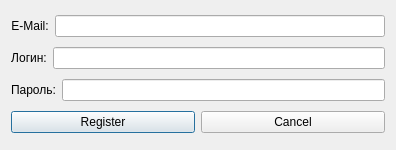
<?xml version="1.0" encoding="UTF-8"?>
<ui version="4.0">
 <class>RegisterDialog</class>
 <widget class="QDialog" name="RegisterDialog">
  <property name="geometry">
   <rect>
    <x>0</x>
    <y>0</y>
    <width>396</width>
    <height>150</height>
   </rect>
  </property>
  <property name="windowTitle">
   <string>Окно регистрации</string>
  </property>
  <layout class="QVBoxLayout" name="verticalLayout_2">
   <item>
    <layout class="QHBoxLayout" name="horizontalLayout_7">
     <item>
      <layout class="QHBoxLayout" name="horizontalLayout_6">
       <item>
        <widget class="QLabel" name="regEmailLabel">
         <property name="layoutDirection">
          <enum>Qt::LeftToRight</enum>
         </property>
         <property name="text">
          <string>E-Mail:</string>
         </property>
         <property name="alignment">
          <set>Qt::AlignCenter</set>
         </property>
        </widget>
       </item>
      </layout>
     </item>
     <item>
      <layout class="QHBoxLayout" name="horizontalLayout_5">
       <item>
        <widget class="QLineEdit" name="regEmailEdit"/>
       </item>
      </layout>
     </item>
    </layout>
   </item>
   <item>
    <layout class="QHBoxLayout" name="horizontalLayout_10">
     <item>
      <layout class="QHBoxLayout" name="horizontalLayout_9">
       <item>
        <widget class="QLabel" name="regLoginLabel">
         <property name="text">
          <string>Логин:</string>
         </property>
         <property name="alignment">
          <set>Qt::AlignCenter</set>
         </property>
        </widget>
       </item>
      </layout>
     </item>
     <item>
      <layout class="QHBoxLayout" name="horizontalLayout_8">
       <item>
        <widget class="QLineEdit" name="regLoginEdit"/>
       </item>
      </layout>
     </item>
    </layout>
   </item>
   <item>
    <layout class="QHBoxLayout" name="horizontalLayout_13">
     <item>
      <layout class="QHBoxLayout" name="horizontalLayout_12">
       <item>
        <widget class="QLabel" name="regPasswordLabel">
         <property name="text">
          <string>Пароль:</string>
         </property>
         <property name="alignment">
          <set>Qt::AlignCenter</set>
         </property>
        </widget>
       </item>
      </layout>
     </item>
     <item>
      <layout class="QHBoxLayout" name="horizontalLayout_11">
       <item>
        <widget class="QLineEdit" name="regPasswordEdit">
         <property name="echoMode">
          <enum>QLineEdit::Password</enum>
         </property>
        </widget>
       </item>
      </layout>
     </item>
    </layout>
   </item>
   <item>
    <layout class="QHBoxLayout" name="horizontalLayout">
     <item>
      <widget class="QPushButton" name="registerRegisterButton">
       <property name="text">
        <string>Register</string>
       </property>
      </widget>
     </item>
     <item>
      <widget class="QPushButton" name="registerCancelButton">
       <property name="text">
        <string>Cancel</string>
       </property>
      </widget>
     </item>
    </layout>
   </item>
  </layout>
 </widget>
 <resources/>
 <connections/>
</ui>
